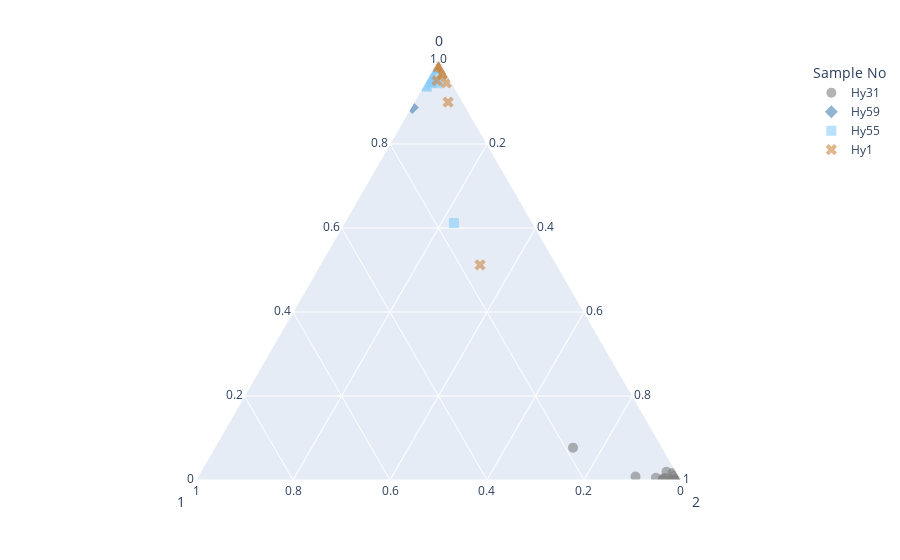

Here is the notebook cell this chart was saved with:
### Code cell
fig = px.scatter_ternary(XG_Data_Cui, a='0', b='1', c='2', color='Sample No', symbol='Sample No',
                        color_discrete_map={
                            'Hy31': 'gray',
                            'Hy59': 'steelblue',
                            'Hy55': 'lightskyblue',
                            'Hy1': 'peru'
                        },
                        opacity=0.6)
fig.update_traces(marker={'size': 10})
fig.show()
fig.write_image("Ternary_XG_Cui.svg")
